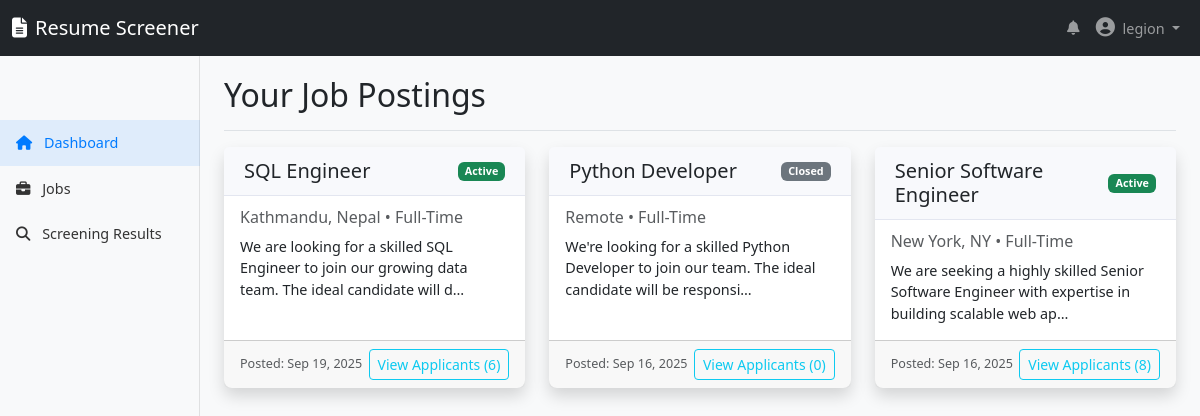
The app's page /jobs/jobs_list/ (signed in) with its own data.
### accounts/models.py (models this page shows, shortened)
class CustomUser(AbstractUser):
    role = models.CharField(max_length = 20, choices= role_choices, default = 'recruiter')
    profile_pictures = models.ImageField(upload_to = "profile_pics/", blank = True, null = True)
    bio = models.TextField(max_length = 200, blank = True)

### jobs/models.py (models this page shows, shortened)
class Job(models.Model):
    created_by = models.ForeignKey(settings.AUTH_USER_MODEL,on_delete= models.CASCADE, related_name= 'jobs')
    title = models.CharField(max_length=100)
    description = models.TextField()  #not null in form and database
    requirements = models.TextField(blank=True, null=True)
    location = models.CharField(max_length=100, blank=True, null=True)
    choices_emp_type = [("FT",'Full-Time'),('PT','Part-Time'),('CT','Cotract')]
    employment_type = models.CharField(max_length= 50, choices= choices_emp_type, default="FT")
    salary_range = models.CharField(max_length=200, blank=True, null=True)
    is_active = models.BooleanField(default=True)
    created_at = models.DateTimeField(auto_now_add=True)
    updated_at = models.DateTimeField(auto_now= True)
    @property
    def resumes_count(self):
        return self.job_resumes.count()

### jobs/views.py (the view)
# urls.py: path('jobs_list/', job_veiws.jobs_list, name = 'jobs_list'),
@login_required
def jobs_list(request):
    jobs = Job.objects.filter(created_by = request.user).order_by('-created_at')
    context = {
        'jobs' : jobs
    }
    return render(request, 'jobs/jobs_list.html', context)

### templates/jobs/jobs_list.html
{% extends 'base/base.html' %}
{% load static %}
{% block content %}
    <div class="container-fluid">
        <div class="row">
            <main class="col-md-9 ms-sm-auto col-lg-10 px-md-4 main-content">
                <div class="d-flex justify-content-between flex-wrap flex-md-nowrap align-items-center pt-3 pb-2 mb-3 border-bottom">
                    <h1 class="h2">Your Job Postings</h1>
                </div>
                {% if jobs %}
                    <div class="row row-cols-1 row-cols-md-2 row-cols-lg-3 g-4">
                        {% for job in jobs %}
                            <div class="col">
                                <div class="card shadow h-100 {% if not job.is_active %}border-secondary{% endif %}">
                                    <div class="card-header d-flex justify-content-between align-items-center">
                                        <h5 class="mb-0">{{ job.title }}</h5>
                                        {% if job.is_active %}
                                            <span class="badge bg-success">Active</span>
                                        {% else %}
                                            <span class="badge bg-secondary">Closed</span>
                                        {% endif %}
                                    </div>
                                    <div class="card-body">
                                        <h6 class="card-subtitle mb-2 text-muted">{{ job.location }} • {{ job.get_employment_type_display }}</h6>
                                        <p class="card-text">{{ job.description|truncatechars:100 }}</p>
                                    </div>
                                    <div class="card-footer d-flex justify-content-between align-items-center">
                                        <small class="text-muted">Posted: {{ job.created_at|date:"M d, Y" }}</small>
                                        <a href="{% url 'jobs:job_details' job.id %}" class="btn btn-sm btn-outline-info">
                                            View Applicants ({{ job.resumes_count }})
                                        </a>
                                    </div>
                                </div>
                            </div>
                        {% endfor %}
                    </div>
                {% else %}
                    <div class="alert alert-info text-center" role="alert">
                        You have not posted any jobs yet.
                    </div>
                {% endif %}
            </main>
        </div>
    </div>
{% endblock %}

### templates/base/header.html (shortened to what this page needs)
{% load static %}
<!DOCTYPE html>
<html lang="en">
<head>
    <link href="https://cdn.jsdelivr.net/npm/bootstrap@5.3.0/dist/css/bootstrap.min.css" rel="stylesheet">
    <link rel="stylesheet" href="https://cdnjs.cloudflare.com/ajax/libs/font-awesome/6.4.0/css/all.min.css">
    <link rel="stylesheet" href="{% static 'accounts/dashboard-style.css'%}">
</head>
<body>
    <header class="dashboard-header">
        <nav class="navbar navbar-expand-lg navbar-dark bg-dark">
            <div class="container-fluid">
                <a class="navbar-brand" href="{% url 'accounts:dashboard' %}">
                    <i class="fas fa-file-alt me-2"></i>Resume Screener
                </a>
                <div class="collapse navbar-collapse" id="navbarNav">
                    <ul class="navbar-nav ms-auto">
                        <li class="nav-item">
                            <a class="nav-link" href="#"><i class="fas fa-bell"></i></a>
                        </li>
                        <li class="nav-item dropdown">
                            <a class="nav-link dropdown-toggle" href="#" id="navbarDropdown" role="button" data-bs-toggle="dropdown">
                                <i class="fas fa-user-circle me-1"></i> {{ user.username }}
                            </a>
                        </li>
                    </ul>
                </div>
            </div>
        </nav>
    </header>

### static/accounts/dashboard-style.css (style rules this page uses)
body { font-size: 0.9rem; background-color: #f8f9fa; padding-top: 60px; }
main { margin-top: 56px; padding-bottom: 20px; }
.card { border-radius: 0.5rem; border: none; box-shadow: 0 0.15rem 1.75rem 0 rgba(58, 59, 69, 0.15); }
.card-header { background-color: #f8f9fc; border-bottom: 1px solid #e3e6f0; padding: 0.75rem 1.25rem; }
.dashboard-header { position: fixed; top: 0; width: 100%; z-index: 1000; }
.fa-user-circle { font-size: 1.2rem; }

### records on screen
CustomUser: username "legion"
Job: title "SQL Engineer", is_active "Active", location "Kathmandu, Nepal", employment_type "Full-Time", description "We are looking for a skilled SQL Engineer to join our growing data team. The ideal candidate will d…", created_at "Sep 19, 2025", resumes_count "6"
Job: title "Python Developer", is_active "Closed", location "Remote", employment_type "Full-Time", description "We're looking for a skilled Python Developer to join our team. The ideal candidate will be responsi…", created_at "Sep 16, 2025", resumes_count "0"
Job: title "Senior Software Engineer", is_active "Active", location "New York, NY", employment_type "Full-Time", description "We are seeking a highly skilled Senior Software Engineer with expertise in building scalable web ap…", created_at "Sep 16, 2025", resumes_count "8"
